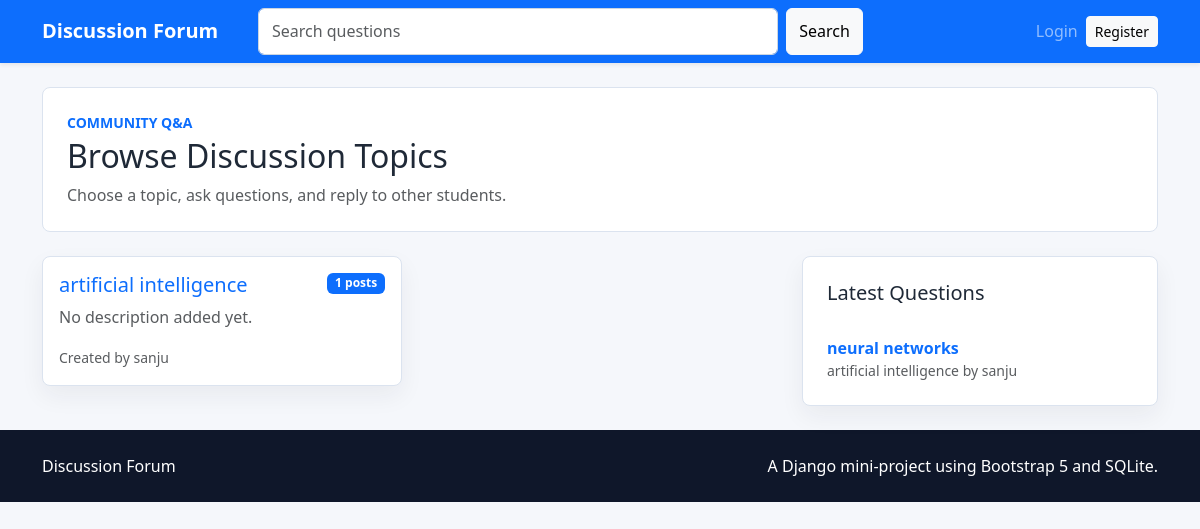
The page / on the database its author committed.
### forum_app/models.py (models this page shows, shortened)
class Topic(models.Model):
    name = models.CharField(max_length=100, unique=True)
    description = models.TextField(blank=True)
    created_by = models.ForeignKey(User, on_delete=models.CASCADE, related_name="topics")
    created_at = models.DateTimeField(auto_now_add=True)
    class Meta:
        ordering = ["name"]
    def get_absolute_url(self):
        return reverse("topic_detail", kwargs={"pk": self.pk})

class Question(models.Model):
    topic = models.ForeignKey(Topic, on_delete=models.CASCADE, related_name="questions")
    title = models.CharField(max_length=200)
    description = models.TextField()
    author = models.ForeignKey(User, on_delete=models.CASCADE, related_name="questions")
    created_at = models.DateTimeField(auto_now_add=True)
    updated_at = models.DateTimeField(auto_now=True)
    class Meta:
        ordering = ["-created_at"]
    def get_absolute_url(self):
        return reverse("question_detail", kwargs={"pk": self.pk})

### forum_app/views.py (the view)
# urls.py: path("", views.home, name="home"),
def home(request):
    topics = Topic.objects.annotate(post_count=Count("questions")).order_by("name")
    latest_questions = Question.objects.select_related("topic", "author")[:5]
    return render(
        request,
        "forum_app/home.html",
        {"topics": topics, "latest_questions": latest_questions},
    )

### templates/forum_app/home.html (shortened to what this page needs)
{% extends 'base.html' %}
{% block content %}
<section class="page-header mb-4">
    <div>
        <p class="text-uppercase text-primary fw-semibold small mb-1">Community Q&A</p>
        <h1 class="h2 mb-2">Browse Discussion Topics</h1>
        <p class="text-muted mb-0">Choose a topic, ask questions, and reply to other students.</p>
    </div>
</section>
<div class="row g-4">
    <div class="col-lg-8">
        <div class="row g-3">
            {% for topic in topics %}
                <div class="col-md-6">
                    <div class="card topic-card h-100">
                        <div class="card-body">
                            <div class="d-flex justify-content-between align-items-start gap-3">
                                <h2 class="h5 mb-2"><a href="{{ topic.get_absolute_url }}">{{ topic.name }}</a></h2>
                                <span class="badge text-bg-primary">{{ topic.post_count }} posts</span>
                            </div>
                            <p class="text-muted mb-3">{{ topic.description|default:'No description added yet.'|truncatewords:24 }}</p>
                            <small class="text-muted">Created by {{ topic.created_by.username }}</small>
                        </div>
                    </div>
                </div>
            {% endfor %}
        </div>
    </div>
    <aside class="col-lg-4">
        <div class="panel">
            <h2 class="h5 mb-3">Latest Questions</h2>
            {% for question in latest_questions %}
                <div class="mini-item">
                    <a href="{{ question.get_absolute_url }}" class="fw-semibold">{{ question.title }}</a>
                    <div class="text-muted small">{{ question.topic.name }} by {{ question.author.username }}</div>
                </div>
            {% empty %}
                <p class="text-muted mb-0">No questions have been posted.</p>
            {% endfor %}
        </div>
    </aside>
</div>
{% endblock %}

### templates/base.html (shortened to what this page needs)
{% load static %}
<!doctype html>
<html lang="en">
<head>
    <link href="https://cdn.jsdelivr.net/npm/bootstrap@5.3.3/dist/css/bootstrap.min.css" rel="stylesheet">
    <link rel="stylesheet" href="{% static 'css/style.css' %}">
</head>
<body>
    <nav class="navbar navbar-expand-lg navbar-dark bg-primary sticky-top shadow-sm">
        <div class="container">
            <a class="navbar-brand fw-bold" href="{% url 'home' %}">Discussion Forum</a>
            <div class="collapse navbar-collapse" id="mainNavbar">
                <form class="d-flex ms-lg-4 my-3 my-lg-0 flex-grow-1" action="{% url 'search' %}" method="get">
                    <input id="searchInput" class="form-control me-2" type="search" name="q" placeholder="Search questions" value="{{ query|default:'' }}">
                    <button class="btn btn-light" type="submit">Search</button>
                </form>
                <ul class="navbar-nav ms-auto align-items-lg-center">
                    {% if user.is_authenticated %}
                        <li class="nav-item">
                            <a class="nav-link" href="{% url 'create_topic' %}">New Topic</a>
                        </li>
                        <li class="nav-item">
                            <a class="nav-link" href="{% url 'profile' user.username %}">{{ user.username }}</a>
                        </li>
                        <li class="nav-item">
                            <form action="{% url 'logout' %}" method="post" class="d-inline">
                                {% csrf_token %}
                                <button class="btn btn-outline-light btn-sm" type="submit">Logout</button>
                            </form>
                        </li>
                    {% else %}
                        <li class="nav-item"><a class="nav-link" href="{% url 'login' %}">Login</a></li>
                        <li class="nav-item"><a class="btn btn-light btn-sm" href="{% url 'register' %}">Register</a></li>
                    {% endif %}
                </ul>
            </div>
        </div>
    </nav>
    <main class="container py-4">
        {% block content %}{% endblock %}
    </main>
    <footer class="site-footer mt-auto py-4">
        <div class="container d-flex flex-column flex-md-row justify-content-between gap-2">
            <span>Discussion Forum</span>
            <span>A Django mini-project using Bootstrap 5 and SQLite.</span>
        </div>
    </footer>
</body>
</html>

### static/css/style.css (style rules this page uses)
:root { --page-bg: #f5f7fb; --text-strong: #1f2937; --muted: #6b7280; --border: #dbe3ef; }
html, body { min-height: 100%; }
body { background: var(--page-bg); color: var(--text-strong); }
a { text-decoration: none; }
.navbar .form-control { max-width: 520px; }
.page-header { display: flex; justify-content: space-between; align-items: center; gap: 1rem; padding: 1.5rem; background: #ffffff; border: 1px solid var(--border); border-radius: 8px; }
.card, .panel, .list-card, .reply-card, .auth-card, .form-shell, .empty-state { background: #ffffff; border: 1px solid var(--border); border-radius: 8px; box-shadow: 0 10px 24px rgba(31, 41, 55, 0.06); }
.topic-card { transition: transform 0.18s ease, box-shadow 0.18s ease; }
.panel, .auth-card, .form-shell, .empty-state { padding: 1.5rem; }
.mini-item { padding: 0.9rem 0; border-bottom: 1px solid var(--border); }
.mini-item:last-child { border-bottom: 0; padding-bottom: 0; }
.form-control, .form-select, textarea, input[type="text"], input[type="email"], input[type="password"] { display: block; width: 100%; padding: 0.65rem 0.8rem; border: 1px solid #cbd5e1; border-radius: 6px; }
.site-footer { color: #ffffff; background: #0f172a; }

### rows shown on the page
Topic: name "artificial intelligence", post_count "1", description "No description added yet.", created_by.username "sanju"
Question: title "neural networks", topic.name "artificial intelligence", author.username "sanju"
